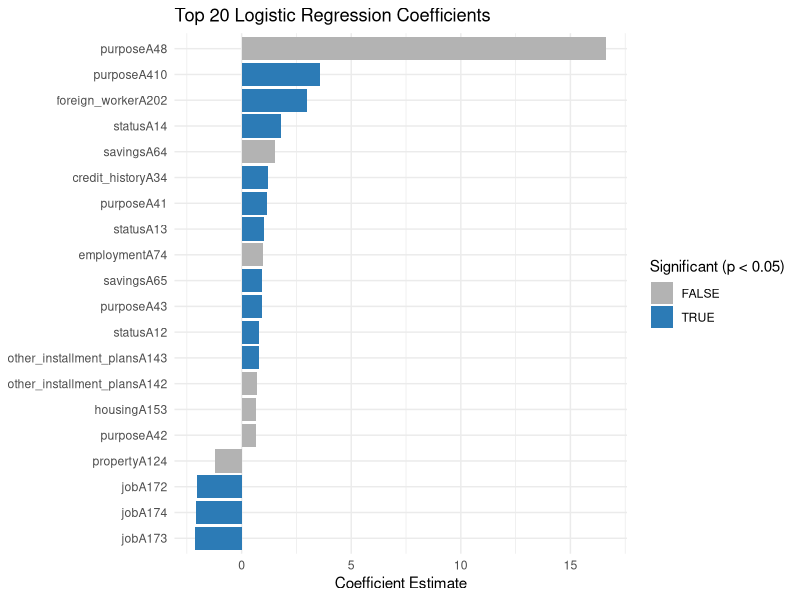
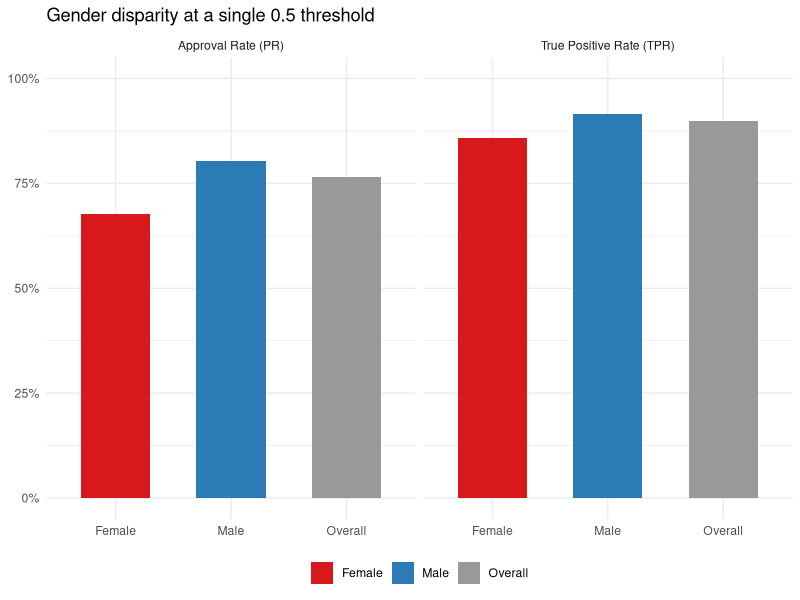
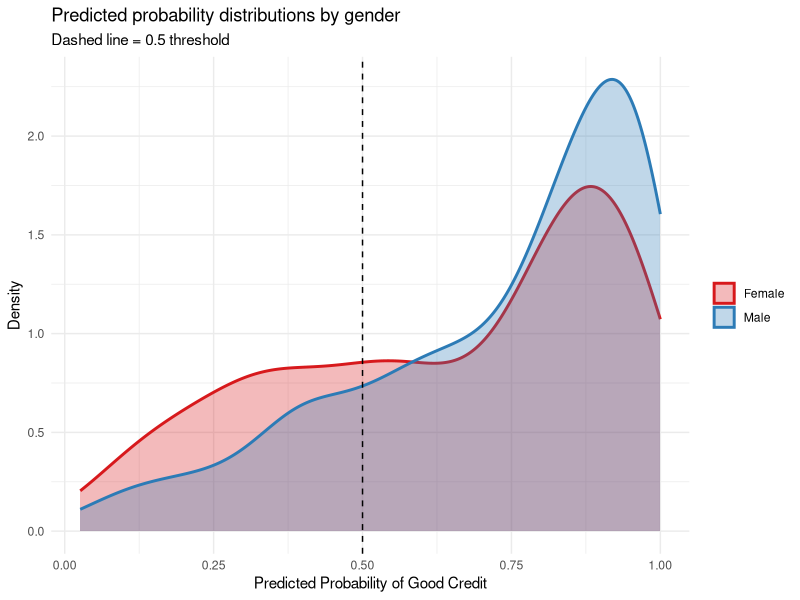
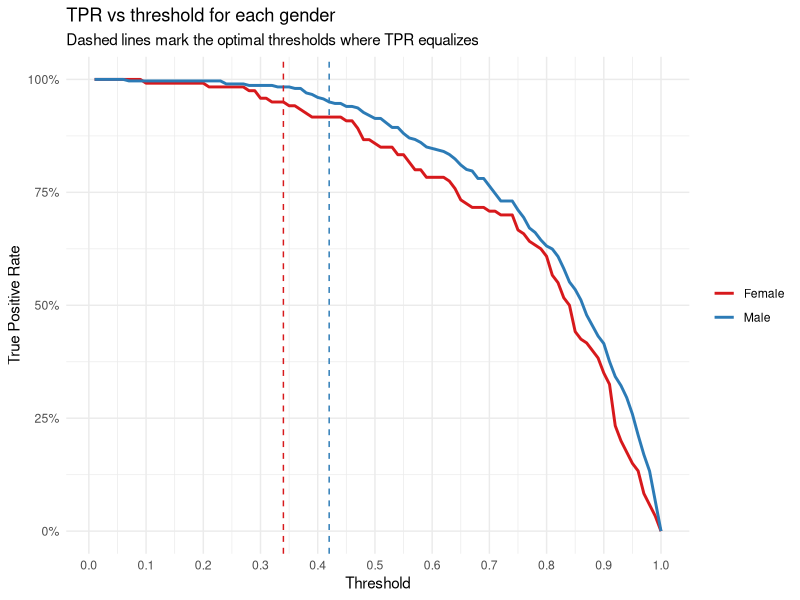

The R source for these figures, in order:
## ---- chunk 1
knitr::opts_chunk$set(echo = TRUE, warning = FALSE, message = FALSE, fig.width = 8, fig.height = 5)
## ---- chunk 2
data <- read.csv("German Credit Data.csv")
dim(data)
str(data)
## ---- chunk 3
gender_summary <- data.frame(
  Gender = c("Male", "Female"),
  Count = c(sum(data$gender == "Male"), sum(data$gender == "Female")),
  Avg_Credit_Risk = c(
    round(mean(data$credit_risk[data$gender == "Male"]), 3),
    round(mean(data$credit_risk[data$gender == "Female"]), 3)
  )
)
knitr::kable(gender_summary, caption = "Gender breakdown and average credit risk")
## ---- chunk 4
set.seed(1)
trainindex <- sample(1000, 600)
train <- data[trainindex, ]
test  <- data[-trainindex, ]

model <- glm(credit_risk ~ ., data = train, family = binomial)
summary(model)
## ---- chunk 5
library(ggplot2)

coef_df <- as.data.frame(summary(model)$coefficients)
coef_df$Variable <- rownames(coef_df)
coef_df <- coef_df[coef_df$Variable != "(Intercept)", ]
coef_df$Significant <- coef_df$`Pr(>|z|)` < 0.05
coef_df <- coef_df[order(abs(coef_df$Estimate), decreasing = TRUE), ]
coef_df <- head(coef_df, 20)

ggplot(coef_df, aes(x = reorder(Variable, Estimate), y = Estimate, fill = Significant)) +
  geom_bar(stat = "identity") +
  coord_flip() +
  scale_fill_manual(values = c("FALSE" = "grey70", "TRUE" = "#2c7bb6")) +
  labs(title = "Top 20 Logistic Regression Coefficients",
       x = NULL, y = "Coefficient Estimate",
       fill = "Significant (p < 0.05)") +
  theme_minimal()
## ---- chunk 6
train$pred_prob   <- predict(model, newdata = train, type = "response")
predicted.class   <- (train$pred_prob >= 0.5) * 1
actual.class      <- train$credit_risk

cm <- table(Actual = actual.class, Predicted = predicted.class)
knitr::kable(cm, caption = "Confusion matrix — training set, threshold = 0.5")

overall.error <- sum(actual.class != predicted.class) / nrow(train)
cat("Overall error rate:", round(overall.error, 4))
## ---- chunk 7
PR       <- sum(predicted.class == 1) / nrow(train)
PR_Male  <- sum(predicted.class[train$gender == "Male"] == 1)  / sum(train$gender == "Male")
PR_Female<- sum(predicted.class[train$gender == "Female"] == 1)/ sum(train$gender == "Female")

TPR      <- sum(predicted.class == 1 & actual.class == 1) / sum(actual.class == 1)
TPR_Male <- sum(predicted.class[train$gender == "Male"] == 1 & actual.class[train$gender == "Male"] == 1) /
            sum(actual.class[train$gender == "Male"] == 1)
TPR_Female <- sum(predicted.class[train$gender == "Female"] == 1 & actual.class[train$gender == "Female"] == 1) /
              sum(actual.class[train$gender == "Female"] == 1)

fairness_table <- data.frame(
  Group    = c("Overall", "Male", "Female"),
  Approval_Rate_PR  = round(c(PR, PR_Male, PR_Female), 3),
  True_Positive_Rate = round(c(TPR, TPR_Male, TPR_Female), 3)
)
knitr::kable(fairness_table, caption = "Approval rate and TPR by gender at threshold = 0.5")
## ---- chunk 8
library(tidyr)

fairness_long <- pivot_longer(fairness_table, cols = c(Approval_Rate_PR, True_Positive_Rate),
                              names_to = "Metric", values_to = "Value")

ggplot(fairness_long, aes(x = Group, y = Value, fill = Group)) +
  geom_bar(stat = "identity", width = 0.6) +
  facet_wrap(~Metric, labeller = as_labeller(c(
    Approval_Rate_PR   = "Approval Rate (PR)",
    True_Positive_Rate = "True Positive Rate (TPR)"
  ))) +
  scale_fill_manual(values = c("Overall" = "grey60", "Male" = "#2c7bb6", "Female" = "#d7191c")) +
  scale_y_continuous(limits = c(0, 1), labels = scales::percent) +
  labs(title = "Gender disparity at a single 0.5 threshold",
       x = NULL, y = NULL, fill = NULL) +
  theme_minimal() +
  theme(legend.position = "bottom")
## ---- chunk 9
ggplot(train, aes(x = pred_prob, fill = gender, color = gender)) +
  geom_density(alpha = 0.3, linewidth = 1) +
  scale_fill_manual(values  = c("Male" = "#2c7bb6", "Female" = "#d7191c")) +
  scale_color_manual(values = c("Male" = "#2c7bb6", "Female" = "#d7191c")) +
  geom_vline(xintercept = 0.5, linetype = "dashed", color = "black") +
  labs(title = "Predicted probability distributions by gender",
       subtitle = "Dashed line = 0.5 threshold",
       x = "Predicted Probability of Good Credit", y = "Density",
       fill = NULL, color = NULL) +
  theme_minimal()
## ---- chunk 10
TPR_Male_vec   <- matrix(0, 1, 100)
TPR_Female_vec <- matrix(0, 1, 100)
error_Male_vec <- matrix(0, 1, 100)
error_Female_vec <- matrix(0, 1, 100)

for (c in 1:100) {
  cut_off <- c / 100
  pred_m  <- (train$pred_prob[train$gender == "Male"]   >= cut_off) * 1
  pred_f  <- (train$pred_prob[train$gender == "Female"] >= cut_off) * 1
  TPR_Male_vec[c]    <- sum(pred_m == 1 & actual.class[train$gender == "Male"]   == 1) / sum(actual.class[train$gender == "Male"]   == 1)
  TPR_Female_vec[c]  <- sum(pred_f == 1 & actual.class[train$gender == "Female"] == 1) / sum(actual.class[train$gender == "Female"] == 1)
  error_Male_vec[c]  <- sum(pred_m != actual.class[train$gender == "Male"])
  error_Female_vec[c]<- sum(pred_f != actual.class[train$gender == "Female"])
}

min_overall.error <- 1
thresholds_pair   <- c(0, 0)

for (c_m in 1:100) {
  for (c_f in 1:100) {
    if (abs(TPR_Male_vec[c_m] - TPR_Female_vec[c_f]) < 0.001) {
      overall.error <- (error_Male_vec[c_m] + error_Female_vec[c_f]) / nrow(train)
      if (overall.error < min_overall.error) {
        min_overall.error <- overall.error
        thresholds_pair   <- c(c_m / 100, c_f / 100)
      }
    }
  }
}

cat("Optimal thresholds — Male:", thresholds_pair[1], "| Female:", thresholds_pair[2])
cat("\nMinimum overall error:", round(min_overall.error, 4))
## ---- chunk 11
tpr_df <- data.frame(
  Threshold = rep((1:100)/100, 2),
  TPR       = c(as.vector(TPR_Male_vec), as.vector(TPR_Female_vec)),
  Gender    = rep(c("Male", "Female"), each = 100)
)

ggplot(tpr_df, aes(x = Threshold, y = TPR, color = Gender)) +
  geom_line(linewidth = 1) +
  geom_vline(xintercept = thresholds_pair[1], linetype = "dashed", color = "#2c7bb6") +
  geom_vline(xintercept = thresholds_pair[2], linetype = "dashed", color = "#d7191c") +
  scale_color_manual(values = c("Male" = "#2c7bb6", "Female" = "#d7191c")) +
  scale_x_continuous(breaks = seq(0, 1, 0.1)) +
  scale_y_continuous(labels = scales::percent) +
  labs(title = "TPR vs threshold for each gender",
       subtitle = "Dashed lines mark the optimal thresholds where TPR equalizes",
       x = "Threshold", y = "True Positive Rate", color = NULL) +
  theme_minimal()
## ---- chunk 12
test$pred_prob <- predict(model, newdata = test, type = "response")
test.actual.class <- test$credit_risk

pred_male   <- (test$pred_prob[test$gender == "Male"]   >= thresholds_pair[1]) * 1
pred_female <- (test$pred_prob[test$gender == "Female"] >= thresholds_pair[2]) * 1

err_m <- sum(pred_male   != test.actual.class[test$gender == "Male"])
err_f <- sum(pred_female != test.actual.class[test$gender == "Female"])
test_error <- (err_m + err_f) / nrow(test)

# Fairness metrics on test set
test_PR_Male   <- sum(pred_male   == 1) / sum(test$gender == "Male")
test_PR_Female <- sum(pred_female == 1) / sum(test$gender == "Female")
test_TPR_Male  <- sum(pred_male   == 1 & test.actual.class[test$gender == "Male"]   == 1) / sum(test.actual.class[test$gender == "Male"]   == 1)
test_TPR_Female<- sum(pred_female == 1 & test.actual.class[test$gender == "Female"] == 1) / sum(test.actual.class[test$gender == "Female"] == 1)

results_table <- data.frame(
  Setup = c("Single threshold (0.5)", "Optimized thresholds (0.42 / 0.34)"),
  Male_Threshold   = c(0.50, thresholds_pair[1]),
  Female_Threshold = c(0.50, thresholds_pair[2]),
  Test_Error       = c(NA,   round(test_error, 4))
)
knitr::kable(results_table, caption = "Threshold comparison")

cat("Test set overall error with optimized thresholds:", round(test_error, 4))
## ---- chunk 13
final_fairness <- data.frame(
  Group    = c("Male", "Female"),
  Approval_Rate = round(c(test_PR_Male, test_PR_Female), 3),
  TPR           = round(c(test_TPR_Male, test_TPR_Female), 3)
)
knitr::kable(final_fairness, caption = "Fairness metrics on test set with optimized thresholds")
